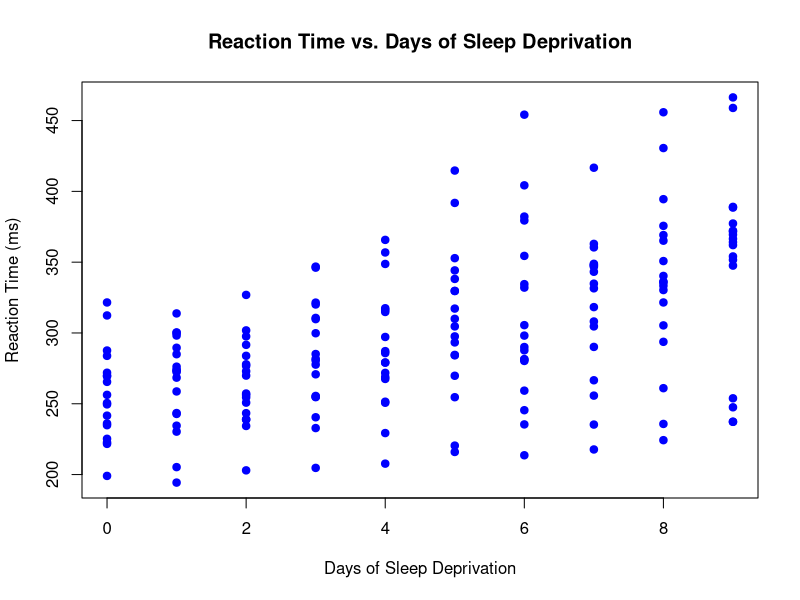
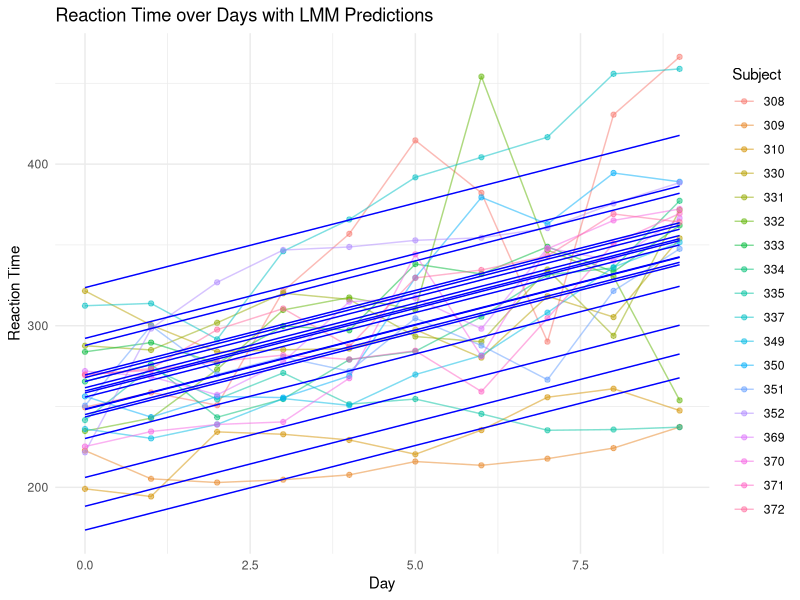
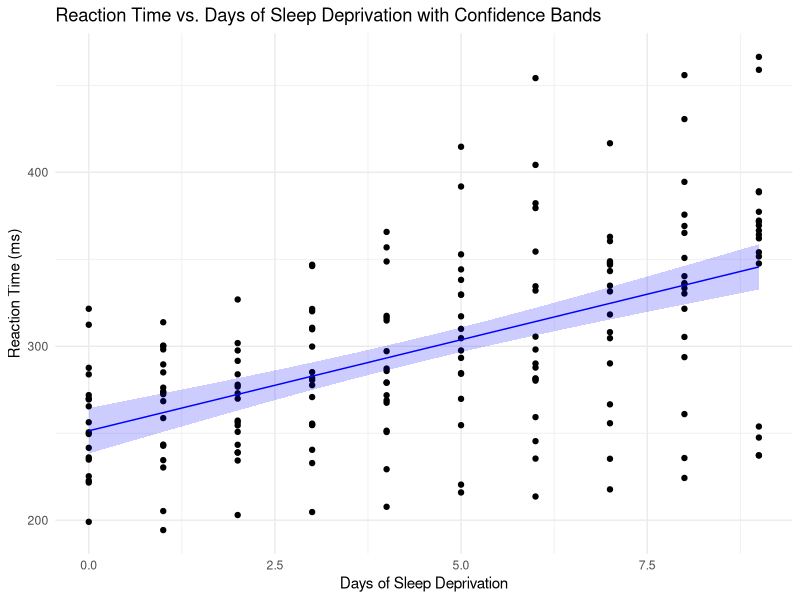

Write the R code that produced these figures, in order.
## ---- chunk 1
knitr::opts_chunk$set(echo = TRUE)
## ---- chunk 2
if(!require(lme4)) install.packages("lme4")
if(!require(ggplot2)) install.packages("ggplot2")
library(lme4)
library(ggplot2)
## ---- chunk 3
data("sleepstudy", package = "lme4")
## ---- chunk 4
# Create the plot
plot(Reaction ~ Days, data = sleepstudy,
     main = "Reaction Time vs. Days of Sleep Deprivation",
     xlab = "Days of Sleep Deprivation",
     ylab = "Reaction Time (ms)",
     pch = 19,  # Type of point. 19 is solid circle
     col = "blue")  # Color of points
## ---- chunk 5
model <- lmer(Reaction ~ Days + (1 | Subject), data = sleepstudy)
summary(model)
## ---- chunk 6
sleepstudy$Predicted <- predict(model)

ggplot(sleepstudy, aes(x = Days, y = Reaction, group = Subject)) +
  geom_line(aes(color = as.factor(Subject)), alpha = 0.5) +
  geom_point(aes(color = as.factor(Subject)), alpha = 0.5) +
  geom_line(aes(y = Predicted), color = "blue", linewidth = .5) +
  labs(title = "Reaction Time over Days with LMM Predictions",
       x = "Day", y = "Reaction Time") +
  theme_minimal() +
  scale_color_discrete(name = "Subject")
## ---- chunk 7
# Fit a linear model
lm_model <- lm(Reaction ~ Days, data = sleepstudy)

# New data frame for predictions
new_data <- data.frame(Days = seq(min(sleepstudy$Days), max(sleepstudy$Days), length.out = 100))

# Generate predictions with confidence intervals
preds <- predict(lm_model, newdata = new_data, interval = "confidence")

# Add predictions and intervals to the new_data data frame
new_data$Reaction = preds[, "fit"]
new_data$Lower = preds[, "lwr"]
new_data$Upper = preds[, "upr"]


ggplot(sleepstudy, aes(x = Days, y = Reaction)) +
  geom_point() +  # Observed data points
  geom_line(data = new_data, aes(x = Days, y = Reaction), color = "blue") +  # Fitted line
  geom_ribbon(data = new_data, aes(x = Days, ymin = Lower, ymax = Upper), alpha = 0.2, fill = "blue") +  # Confidence bands
  xlab("Days of Sleep Deprivation") +
  ylab("Reaction Time (ms)") +
  ggtitle("Reaction Time vs. Days of Sleep Deprivation with Confidence Bands") +
  theme_minimal()


